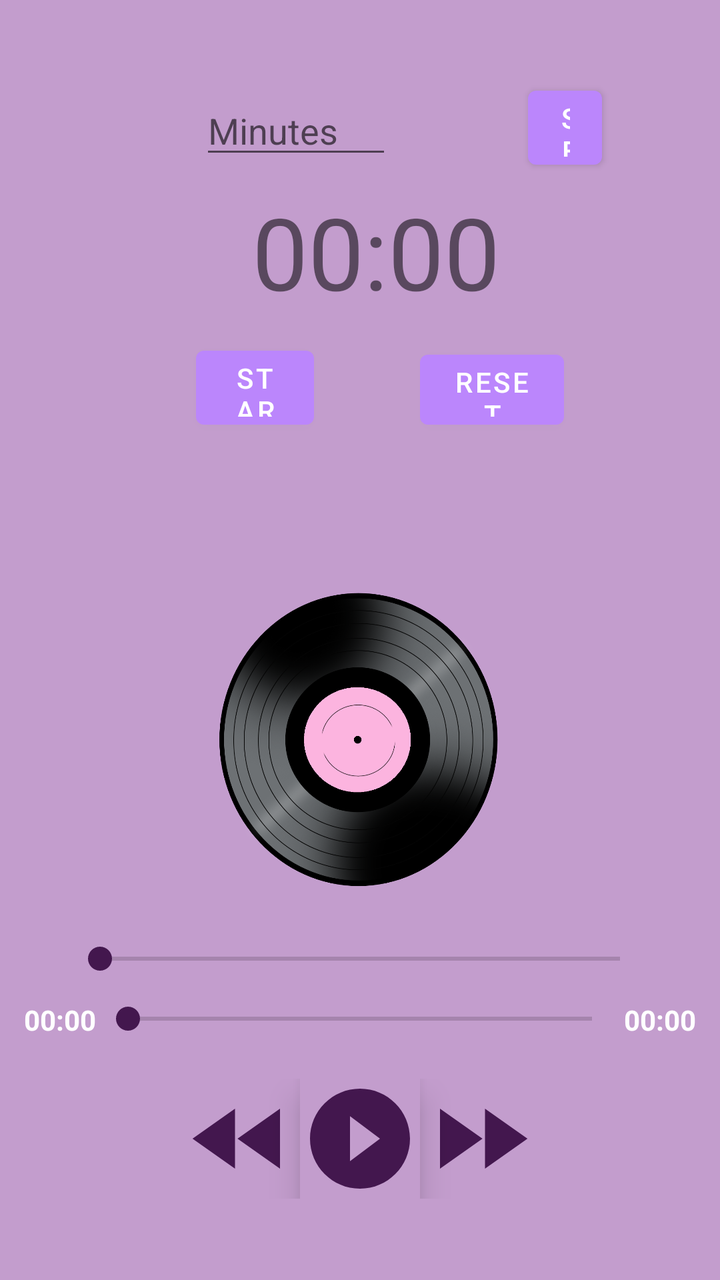
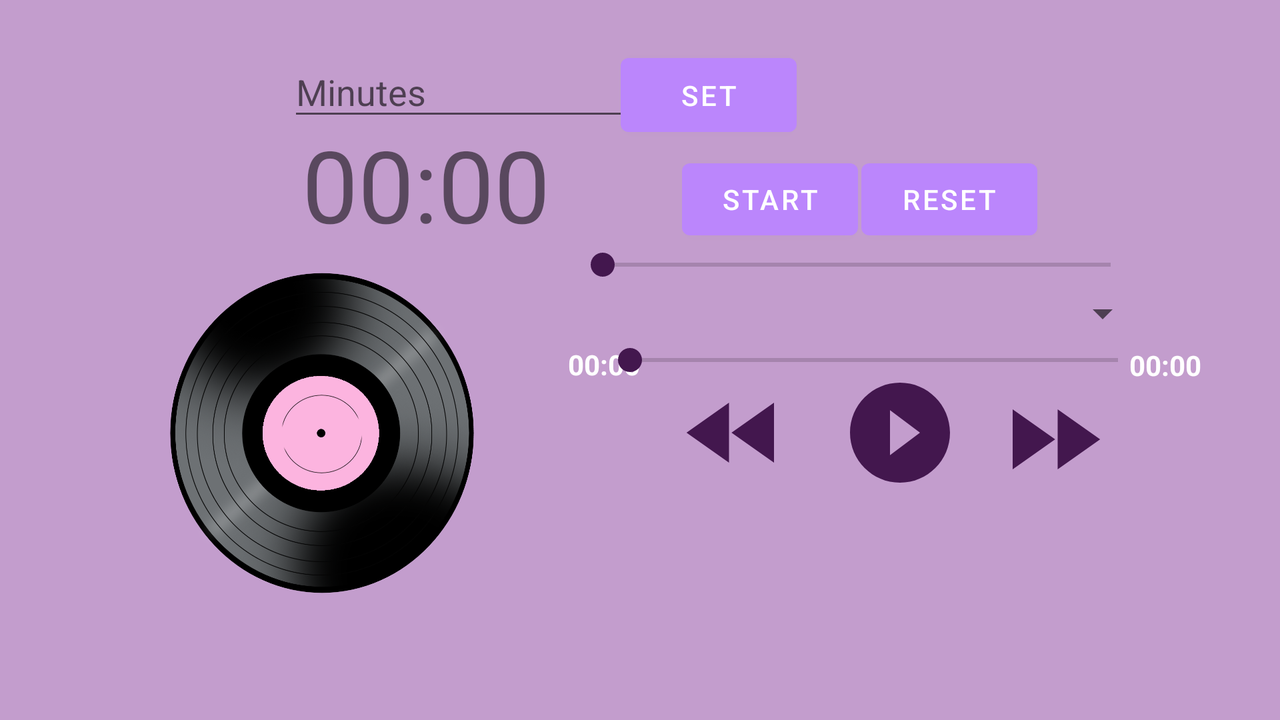

The same Android screen from two of the app's own layout files: first res/layout/ as a phone draws it, then the repository's variant for another configuration, drawn on a device whose configuration selects that folder. Both files follow.
<!-- AndroidManifest.xml: application theme SMARTBEATS -->
<!-- res/layout/fragment_music.xml -->
<?xml version="1.0" encoding="utf-8"?>
<LinearLayout
    xmlns:android="http://schemas.android.com/apk/res/android"
    xmlns:tools="http://schemas.android.com/tools"
    xmlns:app="http://schemas.android.com/apk/res-auto"
    android:layout_width="match_parent"
    android:layout_height="match_parent"
    android:gravity="center"
    android:orientation="vertical"
    android:background="@color/lilac"
    tools:context=".ui.music.MusicFragment">


    <RelativeLayout
        android:layout_width="match_parent"
        android:layout_height="252dp"
        android:orientation="horizontal">

        <EditText
            android:id="@+id/shalom_music_minutes_et"
            android:layout_width="wrap_content"
            android:layout_height="44dp"
            android:layout_alignParentStart="true"
            android:layout_alignParentTop="true"
            android:layout_alignParentEnd="true"
            android:layout_alignParentBottom="true"
            android:layout_marginStart="100dp"
            android:layout_marginTop="4dp"
            android:layout_marginEnd="164dp"
            android:layout_marginBottom="208dp"
            android:hint="@string/minutes"
            android:inputType="number"
            android:maxLength="4" />

        <Button
            android:id="@+id/shalom_music_set_btn"
            android:layout_width="wrap_content"
            android:layout_height="49dp"
            android:layout_alignParentStart="true"
            android:layout_alignParentEnd="true"
            android:layout_alignParentBottom="true"
            android:layout_marginStart="264dp"
            android:layout_marginTop="142dp"
            android:layout_marginEnd="59dp"
            android:layout_marginBottom="204dp"
            android:text="@string/set" />

        <TextView
            android:id="@+id/shalom_muic_countdown_tv"
            android:layout_width="177dp"
            android:layout_height="60dp"
            android:layout_alignParentStart="true"
            android:layout_alignParentTop="true"
            android:layout_alignParentEnd="true"
            android:layout_alignParentBottom="true"
            android:layout_marginStart="126dp"
            android:layout_marginTop="52dp"
            android:layout_marginEnd="108dp"
            android:layout_marginBottom="142dp"
            android:text="@string/_00_00"
            android:textSize="50sp" />

        <Button
            android:id="@+id/shalom_music_start_btn"
            android:layout_width="110dp"
            android:layout_height="51dp"
            android:layout_alignParentStart="true"
            android:layout_alignParentTop="true"
            android:layout_alignParentEnd="true"
            android:layout_alignParentBottom="true"
            android:layout_marginStart="98dp"
            android:layout_marginTop="129dp"
            android:layout_marginEnd="203dp"
            android:layout_marginBottom="74dp"
            android:text="@string/t_start" />

        <Button
            android:id="@+id/shalom_music_reset_btn"
            android:layout_width="123dp"
            android:layout_height="49dp"
            android:layout_alignParentStart="true"
            android:layout_alignParentTop="true"
            android:layout_alignParentEnd="true"
            android:layout_alignParentBottom="true"
            android:layout_marginStart="210dp"
            android:layout_marginTop="131dp"
            android:layout_marginEnd="78dp"
            android:layout_marginBottom="74dp"
            android:text="@string/reset"
            android:visibility="invisible"
            tools:visibility="visible" />

    </RelativeLayout>

    <ImageView
        android:id="@+id/shalom_music_disc_iv"
        android:layout_width="212dp"
        android:layout_height="154dp"
        android:src="@drawable/vinyl" >
    </ImageView>

    <Spinner
        android:id="@+id/shalom_music_songs_spinner"
        android:layout_width="281dp"
        android:layout_height="wrap_content"
        android:spinnerMode="dropdown"
        android:visibility="invisible">
    </Spinner>


    <SeekBar
        android:id="@+id/shalom_music_volume_seekbar"
        android:layout_width="292dp"
        android:layout_height="wrap_content"
        android:progressTint="@color/grape"
        android:thumbTint="@color/grape">

    </SeekBar>

    <LinearLayout
        android:layout_width="match_parent"
        android:layout_height="wrap_content"
        android:orientation="horizontal"
        android:padding="12dp">

        <TextView
            android:id="@+id/shalom_music_startimer_tv"
            android:layout_width="wrap_content"
            android:layout_height="wrap_content"
            android:text="@string/_00_00"
            android:textStyle="bold"
            android:textColor="@android:color/white">
        </TextView>

        <SeekBar
            android:id="@+id/shalom_music_player_seekbar"
            android:layout_width="0dp"
            android:progressTint="@color/grape"
            android:thumbTint="@color/grape"
            android:layout_height="wrap_content"
            android:layout_weight="1" />


        <TextView
            android:id="@+id/shalom_music_endtimer_tv"
            android:layout_width="wrap_content"
            android:layout_height="wrap_content"
            android:text="@string/_00_00"
            android:textStyle="bold"
            android:textColor="@android:color/white"/>
    </LinearLayout>

    <LinearLayout
        android:layout_width="wrap_content"
        android:layout_height="wrap_content"
        android:orientation="horizontal"
        android:layout_marginTop="8dp">

        <ImageView
            android:id="@+id/shalom_music_rewind_ivbtn"
            android:layout_width="60dp"
            android:layout_height="60dp"
            android:src="@drawable/ic_fast_rewind">
        </ImageView>

        <ImageView
            android:id="@+id/shalom_music_play_ivbtn"
            android:layout_width="60dp"
            android:layout_height="60dp"
            android:background="@color/lilac"
            android:elevation="10dp"
            android:src="@drawable/shalom_play">
        </ImageView>

        <ImageView
            android:id="@+id/shalom_music_pause_ivbtn"
            android:src="@drawable/shalom_music_pause_ivbtn"
            android:layout_width="60dp"
            android:layout_height="60dp"
            android:elevation="10dp"
            android:background="@color/lilac"
            android:visibility="gone">
        </ImageView>

        <ImageView
            android:id="@+id/shalom_music_fastforward_ivbtn"
            android:src="@drawable/shalom_music_fastforward_ivbtn"
            android:layout_width="60dp"
            android:layout_height="60dp">
        </ImageView>

    </LinearLayout>




</LinearLayout>
<!-- resources referenced by this layout -->
<resources>
  <color name="grape">#43174E</color>
  <color name="lilac">#C39DCD</color>
  <!-- drawable ic_fast_rewind (drawable) -->
  <vector android:height="24dp" android:tint="@color/grape"
      android:viewportHeight="24" android:viewportWidth="24"
      android:width="24dp" xmlns:android="http://schemas.android.com/apk/res/android">
      <path android:fillColor="@android:color/white" android:pathData="M11,18L11,6l-8.5,6 8.5,6zM11.5,12l8.5,6L20,6l-8.5,6z"/>
  </vector>
  <!-- drawable shalom_music_fastforward_ivbtn (drawable) -->
  <vector android:height="24dp" android:tint="@color/grape"
      android:viewportHeight="24" android:viewportWidth="24"
      android:width="24dp" xmlns:android="http://schemas.android.com/apk/res/android">
      <path android:fillColor="@android:color/white" android:pathData="M4,18l8.5,-6L4,6v12zM13,6v12l8.5,-6L13,6z"/>
  </vector>
  <!-- drawable shalom_music_pause_ivbtn (drawable) -->
  <vector android:height="24dp" android:tint="@color/grape"
      android:viewportHeight="24" android:viewportWidth="24"
      android:width="24dp" xmlns:android="http://schemas.android.com/apk/res/android">
      <path android:fillColor="@android:color/white" android:pathData="M12,2C6.48,2 2,6.48 2,12s4.48,10 10,10 10,-4.48 10,-10S17.52,2 12,2zM11,16L9,16L9,8h2v8zM15,16h-2L13,8h2v8z"/>
  </vector>
  <!-- drawable shalom_play (drawable) -->
  <vector android:height="24dp" android:tint="@color/grape"
      android:viewportHeight="24" android:viewportWidth="24"
      android:width="24dp" xmlns:android="http://schemas.android.com/apk/res/android">
      <path android:fillColor="@android:color/white" android:pathData="M12,2C6.48,2 2,6.48 2,12s4.48,10 10,10 10,-4.48 10,-10S17.52,2 12,2zM10,16.5v-9l6,4.5 -6,4.5z"/>
  </vector>
  <!-- drawable vinyl: png bitmap (drawable, 337101 bytes) -->
  <string name="_00_00" translatable="false">00:00</string>
  <string name="minutes">Minutes</string>
  <string name="reset">reset</string>
  <string name="set">Set</string>
  <string name="t_start">START</string>
  <style name="SMARTBEATS" parent="Theme.MaterialComponents.DayNight.DarkActionBar">
          
          <item name="colorPrimary">@color/purple_200</item>
          <item name="colorPrimaryVariant">@color/purple_700</item>
          <item name="colorOnPrimary">@color/white</item>
          
          <item name="colorSecondary">@color/teal_200</item>
          <item name="colorSecondaryVariant">#127C80</item>
          <item name="colorOnSecondary">@color/white</item>
          
          <item name="android:statusBarColor" tools:targetApi="l">?attr/colorPrimaryVariant</item>
          
  
          <item name="bottomNavigationStyle">@style/Widget.MaterialComponents.BottomNavigationView.Colored</item>
  
      </style>
  <color name="purple_200">#FFBB86FC</color>
  <color name="purple_700">#6E52AE</color>
  <color name="white">#FFFFFFFF</color>
  <color name="teal_200">#FF03DAC5</color>
</resources>
<!-- res/layout-land/fragment_music.xml (the repository's variant of the layout above) -->
<!-- drawn on the phone turned sideways -->
<?xml version="1.0" encoding="utf-8"?>
<androidx.constraintlayout.widget.ConstraintLayout xmlns:android="http://schemas.android.com/apk/res/android"
    xmlns:app="http://schemas.android.com/apk/res-auto"
    xmlns:tools="http://schemas.android.com/tools"
    android:layout_width="match_parent"
    android:layout_height="match_parent"
    android:background="@color/lilac"
    android:gravity="center"
    android:orientation="vertical"
    tools:context=".ui.music.MusicFragment">


    <EditText
        android:id="@+id/shalom_music_minutes_et"
        android:layout_width="189dp"
        android:layout_height="42dp"
        android:layout_alignParentStart="true"
        android:layout_alignParentTop="true"
        android:layout_alignParentEnd="true"
        android:layout_alignParentBottom="true"
        android:hint="@string/minutes"
        android:inputType="number"
        android:maxLength="4"
        app:layout_constraintBottom_toBottomOf="parent"
        app:layout_constraintEnd_toEndOf="parent"
        app:layout_constraintHorizontal_bias="0.319"
        app:layout_constraintStart_toStartOf="parent"
        app:layout_constraintTop_toTopOf="parent"
        app:layout_constraintVertical_bias="0.073" />

    <Button
        android:id="@+id/shalom_music_set_btn"
        android:layout_width="wrap_content"
        android:layout_height="49dp"
        android:layout_alignTop="@+id/shalom_music_minutes_et"
        android:layout_alignParentStart="true"
        android:layout_alignParentEnd="true"
        android:layout_alignParentBottom="true"
        android:text="@string/set"
        app:layout_constraintBottom_toBottomOf="parent"
        app:layout_constraintEnd_toEndOf="parent"
        app:layout_constraintHorizontal_bias="0.562"
        app:layout_constraintStart_toStartOf="parent"
        app:layout_constraintTop_toTopOf="parent"
        app:layout_constraintVertical_bias="0.074" />

    <TextView
        android:id="@+id/shalom_muic_countdown_tv"
        android:layout_width="219dp"
        android:layout_height="wrap_content"
        android:layout_alignParentStart="true"
        android:layout_alignParentTop="true"
        android:layout_alignParentEnd="true"
        android:layout_alignParentBottom="true"
        android:text="@string/_00_00"
        android:textSize="50dp"
        app:layout_constraintBottom_toBottomOf="parent"
        app:layout_constraintEnd_toEndOf="parent"
        app:layout_constraintHorizontal_bias="0.359"
        app:layout_constraintStart_toStartOf="parent"
        app:layout_constraintTop_toTopOf="parent"
        app:layout_constraintVertical_bias="0.2" />

    <Button
        android:id="@+id/shalom_music_start_btn"
        android:layout_width="wrap_content"
        android:layout_height="48dp"
        android:layout_alignParentStart="true"
        android:layout_alignParentTop="true"
        android:layout_alignParentEnd="true"
        android:layout_alignParentBottom="true"
        android:text="@string/start"
        app:layout_constraintBottom_toBottomOf="parent"
        app:layout_constraintEnd_toEndOf="parent"
        app:layout_constraintHorizontal_bias="0.618"
        app:layout_constraintStart_toStartOf="parent"
        app:layout_constraintTop_toTopOf="parent"
        app:layout_constraintVertical_bias="0.242" />

    <Button
        android:id="@+id/shalom_music_reset_btn"
        android:layout_width="wrap_content"
        android:layout_height="wrap_content"
        android:layout_alignParentStart="true"
        android:layout_alignParentTop="true"
        android:layout_alignParentEnd="true"
        android:layout_alignParentBottom="true"
        android:text="@string/reset"
        android:visibility="invisible"
        app:layout_constraintBottom_toBottomOf="parent"
        app:layout_constraintEnd_toEndOf="parent"
        app:layout_constraintHorizontal_bias="0.78"
        app:layout_constraintStart_toStartOf="parent"
        app:layout_constraintTop_toTopOf="parent"
        app:layout_constraintVertical_bias="0.242"
        tools:visibility="visible" />

    <SeekBar
        android:id="@+id/shalom_music_volume_seekbar"
        android:layout_width="286dp"
        android:layout_height="30dp"
        android:layout_weight="0.5"
        android:progressTint="@color/grape"
        android:thumbTint="@color/grape"
        app:layout_constraintBottom_toBottomOf="parent"
        app:layout_constraintEnd_toEndOf="parent"
        app:layout_constraintHorizontal_bias="0.806"
        app:layout_constraintStart_toStartOf="parent"
        app:layout_constraintTop_toTopOf="parent"
        app:layout_constraintVertical_bias="0.356">

    </SeekBar>

    <ImageView
        android:id="@+id/shalom_music_disc_iv"
        android:layout_width="175dp"
        android:layout_height="168dp"
        android:src="@drawable/vinyl"
        app:layout_constraintBottom_toBottomOf="parent"
        app:layout_constraintEnd_toEndOf="parent"
        app:layout_constraintHorizontal_bias="0.16"
        app:layout_constraintStart_toStartOf="parent"
        app:layout_constraintTop_toTopOf="parent"
        app:layout_constraintVertical_bias="0.687" />

    <Spinner
        android:id="@+id/shalom_music_songs_spinner"
        android:layout_width="281dp"
        android:layout_height="wrap_content"
        android:spinnerMode="dropdown"
        app:layout_constraintBottom_toBottomOf="parent"
        app:layout_constraintEnd_toEndOf="parent"
        app:layout_constraintHorizontal_bias="0.82"
        app:layout_constraintStart_toStartOf="parent"
        app:layout_constraintTop_toTopOf="parent"
        app:layout_constraintVertical_bias="0.431" />

    <TextView
        android:id="@+id/shalom_music_startimer_tv"
        android:layout_width="46dp"
        android:layout_height="23dp"
        android:text="@string/_00_00"
        android:textColor="@android:color/white"
        android:textStyle="bold"
        app:layout_constraintBottom_toBottomOf="parent"
        app:layout_constraintEnd_toEndOf="parent"
        app:layout_constraintHorizontal_bias="0.478"
        app:layout_constraintStart_toStartOf="parent"
        app:layout_constraintTop_toTopOf="parent"
        app:layout_constraintVertical_bias="0.512" />

    <ImageView
        android:id="@+id/shalom_music_pause_ivbtn"
        android:layout_width="60dp"
        android:layout_height="60dp"
        android:src="@drawable/shalom_music_pause_ivbtn"
        android:visibility="gone"
        app:layout_constraintBottom_toBottomOf="parent"
        app:layout_constraintEnd_toEndOf="parent"
        app:layout_constraintHorizontal_bias="0.724"
        app:layout_constraintStart_toStartOf="parent"
        app:layout_constraintTop_toTopOf="parent"
        app:layout_constraintVertical_bias="0.621" />

    <SeekBar
        android:id="@+id/shalom_music_player_seekbar"
        android:layout_width="276dp"
        android:layout_height="25dp"
        android:layout_weight="1"
        android:progressTint="@color/grape"
        android:thumbTint="@color/grape"
        app:layout_constraintBottom_toBottomOf="parent"
        app:layout_constraintEnd_toEndOf="parent"
        app:layout_constraintHorizontal_bias="0.821"
        app:layout_constraintStart_toStartOf="parent"
        app:layout_constraintTop_toTopOf="parent" />

    <ImageView
        android:id="@+id/shalom_music_rewind_ivbtn"
        android:layout_width="60dp"
        android:layout_height="60dp"
        android:src="@drawable/ic_fast_rewind"
        app:layout_constraintBottom_toBottomOf="parent"
        app:layout_constraintEnd_toEndOf="parent"
        app:layout_constraintHorizontal_bias="0.581"
        app:layout_constraintStart_toStartOf="parent"
        app:layout_constraintTop_toTopOf="parent"
        app:layout_constraintVertical_bias="0.621"
         />

    <ImageView
        android:id="@+id/shalom_music_play_ivbtn"
        android:layout_width="60dp"
        android:layout_height="60dp"
        android:src="@drawable/shalom_play"
        app:layout_constraintBottom_toBottomOf="parent"
        app:layout_constraintEnd_toEndOf="parent"
        app:layout_constraintHorizontal_bias="0.724"
        app:layout_constraintStart_toStartOf="parent"
        app:layout_constraintTop_toTopOf="parent"
        app:layout_constraintVertical_bias="0.621" />

    <ImageView
        android:id="@+id/shalom_music_fastforward_ivbtn"
        android:layout_width="60dp"
        android:layout_height="60dp"
        android:src="@drawable/shalom_music_fastforward_ivbtn"
        app:layout_constraintBottom_toBottomOf="parent"
        app:layout_constraintEnd_toEndOf="parent"
        app:layout_constraintHorizontal_bias="0.856"
        app:layout_constraintStart_toStartOf="parent"
        app:layout_constraintTop_toTopOf="parent"
        app:layout_constraintVertical_bias="0.632" />

    <TextView
        android:id="@+id/shalom_music_endtimer_tv"
        android:layout_width="wrap_content"
        android:layout_height="wrap_content"
        android:text="@string/_00_00"
        android:textColor="@android:color/white"
        android:textStyle="bold"
        app:layout_constraintBottom_toBottomOf="parent"
        app:layout_constraintEnd_toEndOf="parent"
        app:layout_constraintHorizontal_bias="0.935"
        app:layout_constraintStart_toStartOf="parent"
        app:layout_constraintTop_toTopOf="parent"
        app:layout_constraintVertical_bias="0.507" />


</androidx.constraintlayout.widget.ConstraintLayout>
<!-- resources referenced by the variant -->
<!-- as the phone turned sideways resolves them -->
<resources>
  <color name="grape">#43174E</color>
  <color name="lilac">#C39DCD</color>
  <!-- drawable ic_fast_rewind (drawable) -->
  <vector android:height="24dp" android:tint="@color/grape"
      android:viewportHeight="24" android:viewportWidth="24"
      android:width="24dp" xmlns:android="http://schemas.android.com/apk/res/android">
      <path android:fillColor="@android:color/white" android:pathData="M11,18L11,6l-8.5,6 8.5,6zM11.5,12l8.5,6L20,6l-8.5,6z"/>
  </vector>
  <!-- drawable shalom_music_fastforward_ivbtn (drawable) -->
  <vector android:height="24dp" android:tint="@color/grape"
      android:viewportHeight="24" android:viewportWidth="24"
      android:width="24dp" xmlns:android="http://schemas.android.com/apk/res/android">
      <path android:fillColor="@android:color/white" android:pathData="M4,18l8.5,-6L4,6v12zM13,6v12l8.5,-6L13,6z"/>
  </vector>
  <!-- drawable shalom_music_pause_ivbtn (drawable) -->
  <vector android:height="24dp" android:tint="@color/grape"
      android:viewportHeight="24" android:viewportWidth="24"
      android:width="24dp" xmlns:android="http://schemas.android.com/apk/res/android">
      <path android:fillColor="@android:color/white" android:pathData="M12,2C6.48,2 2,6.48 2,12s4.48,10 10,10 10,-4.48 10,-10S17.52,2 12,2zM11,16L9,16L9,8h2v8zM15,16h-2L13,8h2v8z"/>
  </vector>
  <!-- drawable shalom_play (drawable) -->
  <vector android:height="24dp" android:tint="@color/grape"
      android:viewportHeight="24" android:viewportWidth="24"
      android:width="24dp" xmlns:android="http://schemas.android.com/apk/res/android">
      <path android:fillColor="@android:color/white" android:pathData="M12,2C6.48,2 2,6.48 2,12s4.48,10 10,10 10,-4.48 10,-10S17.52,2 12,2zM10,16.5v-9l6,4.5 -6,4.5z"/>
  </vector>
  <!-- drawable vinyl: png bitmap (drawable, 337101 bytes) -->
  <string name="_00_00" translatable="false">00:00</string>
  <string name="minutes">Minutes</string>
  <string name="reset">reset</string>
  <string name="set">Set</string>
  <string name="start">Start</string>
  <style name="SMARTBEATS" parent="Theme.MaterialComponents.DayNight.DarkActionBar">
          
          <item name="colorPrimary">@color/purple_200</item>
          <item name="colorPrimaryVariant">@color/purple_700</item>
          <item name="colorOnPrimary">@color/white</item>
          
          <item name="colorSecondary">@color/teal_200</item>
          <item name="colorSecondaryVariant">#127C80</item>
          <item name="colorOnSecondary">@color/white</item>
          
          <item name="android:statusBarColor" tools:targetApi="l">?attr/colorPrimaryVariant</item>
          
  
          <item name="bottomNavigationStyle">@style/Widget.MaterialComponents.BottomNavigationView.Colored</item>
  
      </style>
  <color name="purple_200">#FFBB86FC</color>
  <color name="purple_700">#6E52AE</color>
  <color name="white">#FFFFFFFF</color>
  <color name="teal_200">#FF03DAC5</color>
</resources>
